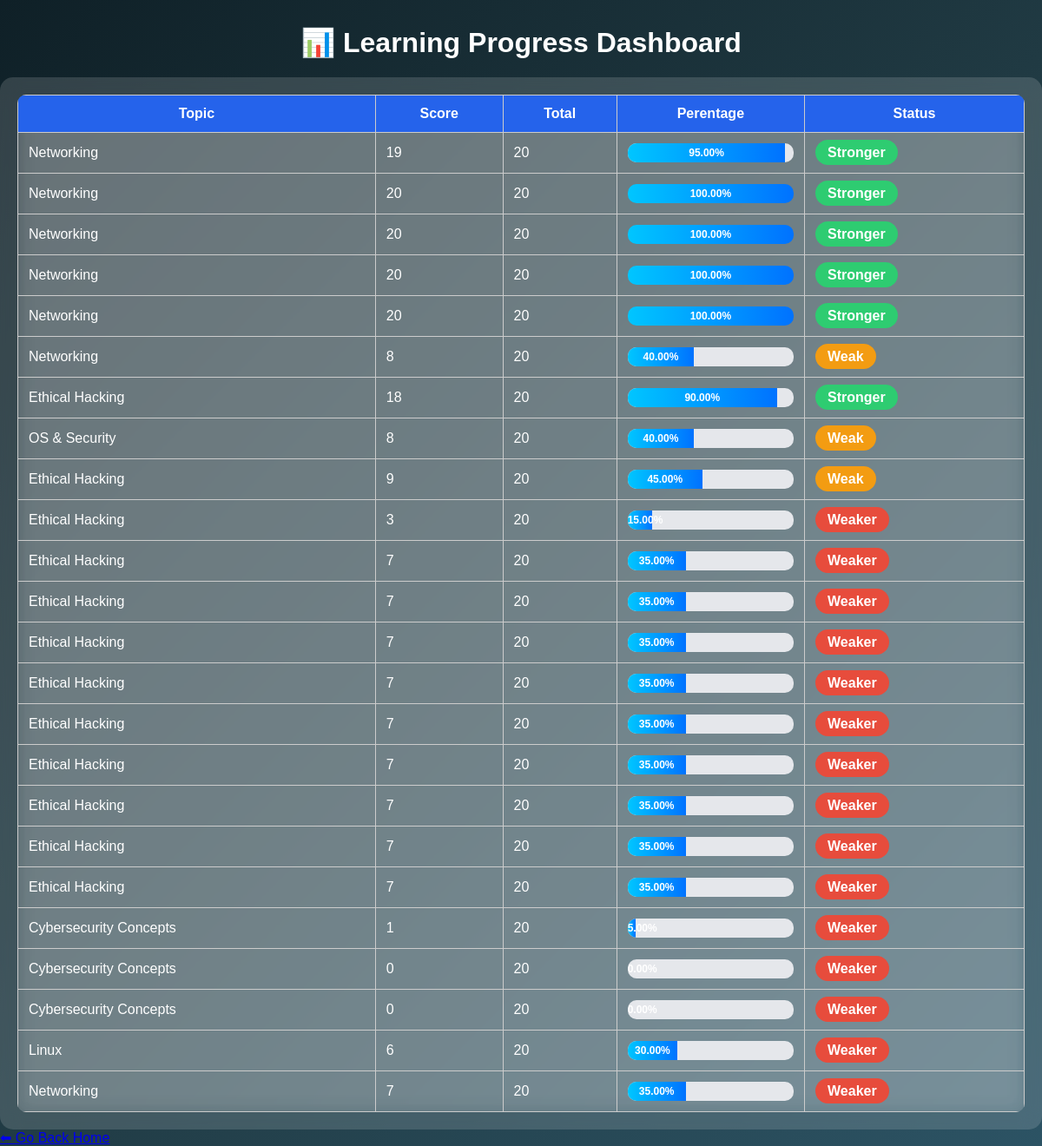
Screenshot of /assessment/dashboard with the database file from the repository.
### tables this page shows
CREATE TABLE results (
    id INTEGER PRIMARY KEY AUTOINCREMENT,
    topic TEXT,
    score INTEGER,
    total INTEGER,
    status TEXT
, percentage REAL);

### assessment/routes.py (the view)
@assessment_bp.route("/dashboard")
def dashboard():
    conn = sqlite3.connect("assessment/cryptora.db")
    cur = conn.cursor()
    cur.execute("SELECT topic, score, total, percentage, status FROM results")
    results = cur.fetchall()
    conn.close()
    return render_template("assessment/dashboard.html", results=results)

### templates/assessment/dashboard.html (shortened to what this page needs)
<!DOCTYPE html>
<html>
<head>
</head>
<body>
<h1>📊 Learning Progress Dashboard</h1>
<div class="dashboard-card">
<table>
<tr>
    <th>Topic</th>
    <th>Score</th>
    <th>Total</th>
    <th>Perentage</th>
    <th>Status</th>
</tr>
{% for r in results %}
<tr>
    <td>{{ r[0] }}</td>
    <td>{{ r[1] }}</td>
    <td>{{ r[2] }}</td>
    <td>
    <div class="progress-bar">
        <div class="progress-fill"
             style="width: {{ r[3] }}%;">
            {{ "%.2f"|format(r[3]) }}%
        </div>
    </div>
</td>
    <td> <span class="status {{ r[4].lower() }}">
        {{ r[4] }}
    </td>
</tr>
{% endfor %}
</table>
</div>
<a href="/dashboard">⬅ Go Back Home</a>
</body>
</html>

### templates/assessment/dashboard.html (style rules this page uses)
body { margin:0; font-family: Arial, sans-serif; background: linear-gradient(135deg,#667eea,#764ba2); min-height:100vh; }
table { width:100%; border-collapse: collapse; background: rgba(255,255,255,0.12); backdrop-filter: blur(10px); border-radius:10px; overflow:hidden; color:white; }
th, td { padding:12px; border:1px solid #ccc; }
th { background:#2563eb; color:white; }
h1 { margin-top:30px; }
.weaker { color: red; font-weight: bold; }
.weak { color: orange; font-weight: bold; }
.stronger { color: darkgreen; font-weight: bold; }
body { background: linear-gradient(135deg,#0f2027,#203a43,#2c5364); font-family: Arial, sans-serif; }
.status { padding:6px 14px; border-radius:20px; font-weight:bold; color:white; }
.status.weaker { background:#e74c3c; }
.status.weak { background:#f39c12; }
.status.stronger { background:#2ecc71; }
.dashboard-card { background: rgba(255,255,255,0.15); backdrop-filter: blur(12px); border-radius:15px; padding:20px; }
.progress-bar { width: 100%; background:#e5e7eb; border-radius:10px; overflow:hidden; }
.progress-fill { background:linear-gradient(90deg,#00c6ff,#0072ff); color:white; text-align:center; font-size:12px; font-weight:bold; padding:4px 0; transition:0.4s; }
h1 { text-align:center; color:white; }

### rows the page displays
results: topic "Networking", score "19", total "20", percentage "95.00", status "Stronger"
results: topic "Networking", score "20", total "20", percentage "100.00", status "Stronger"
results: topic "Networking", score "20", total "20", percentage "100.00", status "Stronger"
results: topic "Networking", score "20", total "20", percentage "100.00", status "Stronger"
results: topic "Networking", score "20", total "20", percentage "100.00", status "Stronger"
results: topic "Networking", score "8", total "20", percentage "40.00", status "Weak"
results: topic "Ethical Hacking", score "18", total "20", percentage "90.00", status "Stronger"
results: topic "OS & Security", score "8", total "20", percentage "40.00", status "Weak"
results: topic "Ethical Hacking", score "9", total "20", percentage "45.00", status "Weak"
results: topic "Ethical Hacking", score "3", total "20", percentage "15.00", status "Weaker"
results: topic "Ethical Hacking", score "7", total "20", percentage "35.00", status "Weaker"
results: topic "Ethical Hacking", score "7", total "20", percentage "35.00", status "Weaker"
results: topic "Ethical Hacking", score "7", total "20", percentage "35.00", status "Weaker"
results: topic "Ethical Hacking", score "7", total "20", percentage "35.00", status "Weaker"
results: topic "Ethical Hacking", score "7", total "20", percentage "35.00", status "Weaker"
results: topic "Ethical Hacking", score "7", total "20", percentage "35.00", status "Weaker"
results: topic "Ethical Hacking", score "7", total "20", percentage "35.00", status "Weaker"
results: topic "Ethical Hacking", score "7", total "20", percentage "35.00", status "Weaker"
results: topic "Ethical Hacking", score "7", total "20", percentage "35.00", status "Weaker"
results: topic "Cybersecurity Concepts", score "1", total "20", percentage "5.00", status "Weaker"
results: topic "Cybersecurity Concepts", score "0", total "20", percentage "0.00", status "Weaker"
results: topic "Cybersecurity Concepts", score "0", total "20", percentage "0.00", status "Weaker"
results: topic "Linux", score "6", total "20", percentage "30.00", status "Weaker"
results: topic "Networking", score "7", total "20", percentage "35.00", status "Weaker"
